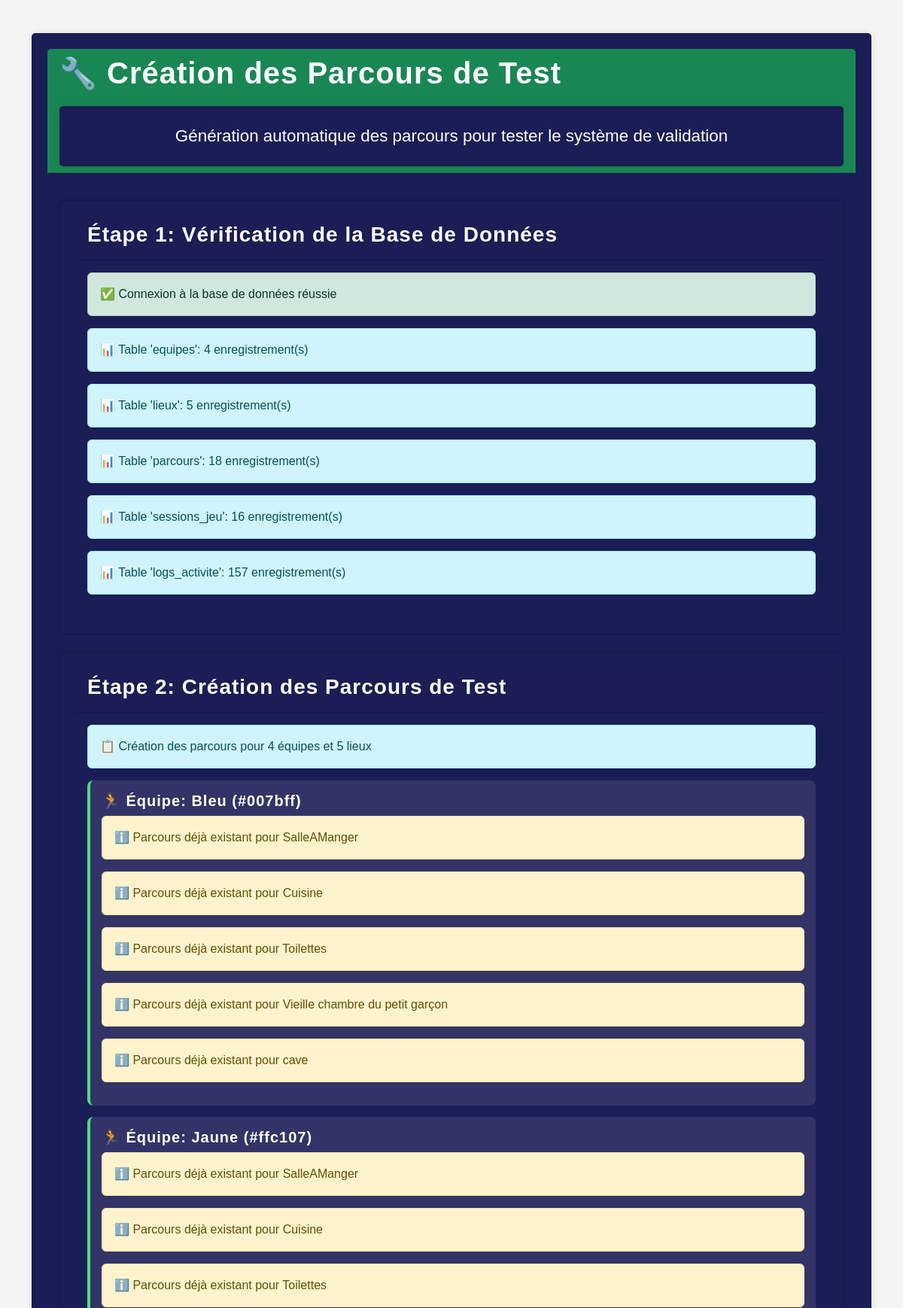
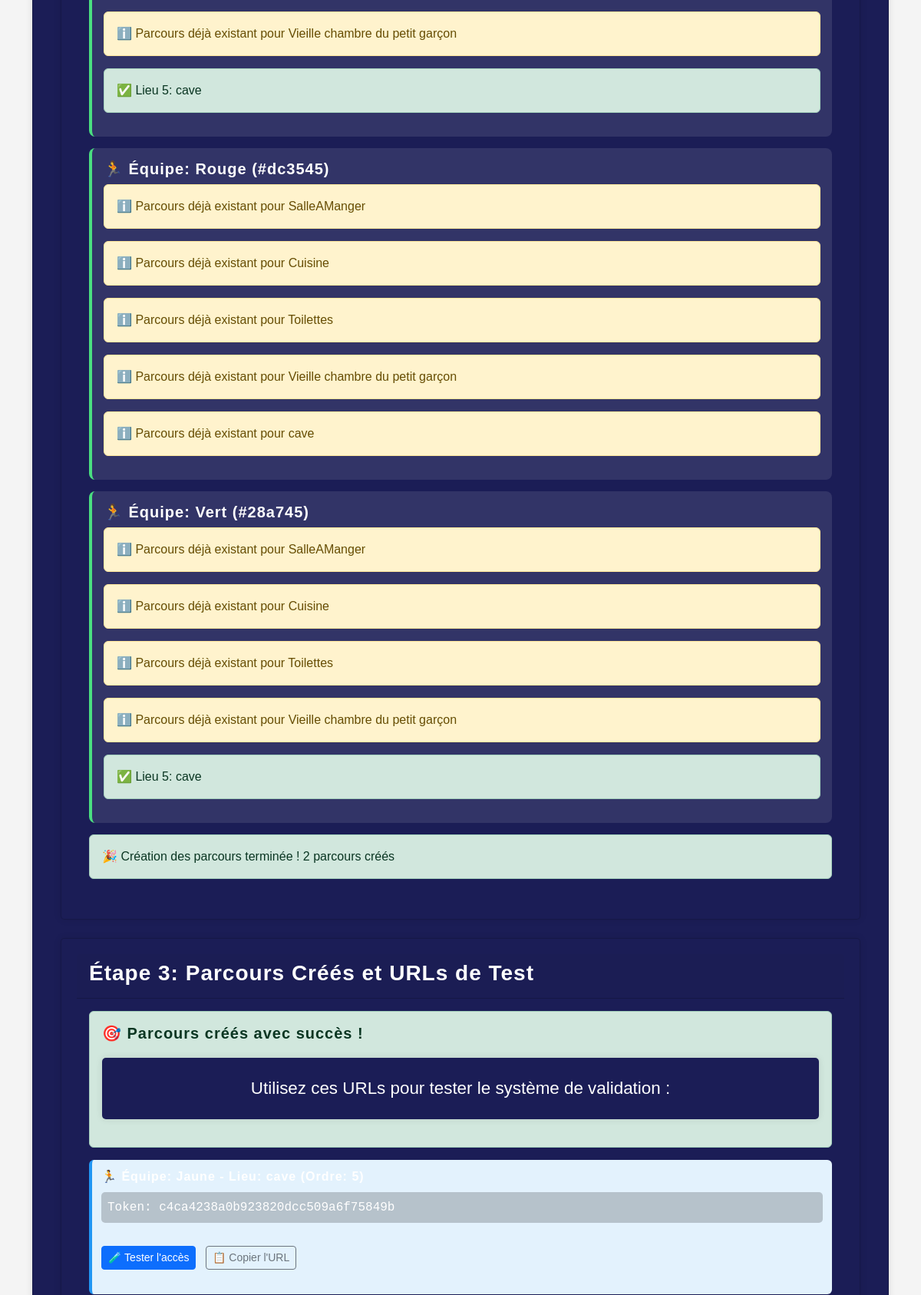
/scripts/create_test_parcours.php (upper part), run on the app's committed database (2 pictures, top to bottom).
### tables this page shows
CREATE TABLE `equipes` (
  `id` int NOT NULL AUTO_INCREMENT,
  `nom` varchar(50) NOT NULL,
  `couleur` varchar(20) NOT NULL,
  `mot_de_passe` varchar(255) NOT NULL,
  `statut` enum('active','inactive','terminee') DEFAULT 'active',
  `temps_total` int DEFAULT '0' COMMENT 'Temps total en secondes',
  `score` int DEFAULT '0',
  `created_at` timestamp NULL DEFAULT CURRENT_TIMESTAMP,
  `updated_at` timestamp NULL DEFAULT CURRENT_TIMESTAMP ON UPDATE CURRENT_TIMESTAMP,
  PRIMARY KEY (`id`),
  UNIQUE KEY `nom` (`nom`),
  KEY `idx_nom` (`nom`),
  KEY `idx_statut` (`statut`)
);

CREATE TABLE `lieux` (
  `id` int NOT NULL AUTO_INCREMENT,
  `nom` varchar(100) NOT NULL,
  `slug` varchar(100) NOT NULL COMMENT 'URL friendly',
  `description` text,
  `ordre` int DEFAULT '0' COMMENT 'Ordre dans le parcours',
  `temps_limite` int DEFAULT '300' COMMENT 'Temps limite en secondes',
  `enigme_requise` tinyint(1) DEFAULT '0',
  `statut` enum('actif','inactif') DEFAULT 'actif',
  `created_at` timestamp NULL DEFAULT CURRENT_TIMESTAMP,
  `updated_at` timestamp NULL DEFAULT CURRENT_TIMESTAMP ON UPDATE CURRENT_TIMESTAMP,
  `reponse_enigme` varchar(10) DEFAULT 'B' COMMENT 'Réponse correcte de l''énigme (A, B, C, D)',
  `enigme_texte` text COMMENT 'Texte de l''énigme',
  `options_enigme` json DEFAULT NULL COMMENT 'Options de réponse de l''énigme',
  `enigme_id` int DEFAULT NULL,
  `delai_indice` int DEFAULT '6' COMMENT 'Délai en minutes avant disponibilité de l''indice',
  PRIMARY KEY (`id`),
  UNIQUE KEY `nom` (`nom`),
  UNIQUE KEY `slug` (`slug`),
  KEY `idx_slug` (`slug`),
  KEY `idx_ordre` (`ordre`),
  KEY `idx_statut` (`statut`)
);

### config/env.php (called while the page is built, shortened)
<?php
function env($key, $default = null) {
    return $_ENV[$key] ?? $default;
}

### scripts/create_test_parcours.php (the view, shortened to what this page needs)
<?php
require_once '../config/connexion.php';
$siteUrl = env('URL_SITE', 'http://127.0.0.1:8888');
?>
<!DOCTYPE html>
<html lang="fr">
<head>
    <link href="https://cdn.jsdelivr.net/npm/bootstrap@5.3.0/dist/css/bootstrap.min.css" rel="stylesheet">
    <link rel="stylesheet" href="../styles/style.css">
</head>
<body>
    <div class="container mt-4">
        <div class="row">
            <div class="col-12">
                <div class="card">
                    <div class="card-header bg-success text-white">
                        <h1>🔧 Création des Parcours de Test</h1>
                        <p class="mb-0">Génération automatique des parcours pour tester le système de validation</p>
                    </div>
                    <div class="card-body">
                        <div class="card mb-4">
                            <div class="card-header">
                                <h3>Étape 1: Vérification de la Base de Données</h3>
                            </div>
                            <div class="card-body">
                                <?php
                                try {
                                    $pdo->query("SELECT 1");
                                    echo "<div class='alert alert-success'>✅ Connexion à la base de données réussie</div>";
                                    $tables = ['equipes', 'lieux', 'parcours', 'sessions_jeu', 'logs_activite'];
                                    foreach ($tables as $table) {
                                        try {
                                            $stmt = $pdo->query("SELECT COUNT(*) FROM $table");
                                            $count = $stmt->fetchColumn();
                                            echo "<div class='alert alert-info'>📊 Table '$table': $count enregistrement(s)</div>";
                                        } catch (Exception $e) {
                                            consoleLog("❌ Table '$table': Erreur - " . $e->getMessage(), 'error');
                                            echo "<div class='alert alert-danger'>❌ Table '$table': Erreur - " . $e->getMessage() . "</div>";
                                        }
                                    }
                                } catch (Exception $e) {
                                    consoleLog("❌ Erreur de connexion: " . $e->getMessage(), 'error');
                                    echo "<div class='alert alert-danger'>❌ Erreur de connexion: " . $e->getMessage() . "</div>";
                                    exit();
                                }
                                ?>
                            </div>
                        </div>
                        <div class="card mb-4">
                            <div class="card-header">
                                <h3>Étape 2: Création des Parcours de Test</h3>
                            </div>
                            <div class="card-body">
                                <?php
                                try {
                                    $stmt = $pdo->query("SELECT * FROM equipes ORDER BY nom");
                                    $equipes = $stmt->fetchAll(PDO::FETCH_ASSOC);
                                    $stmt = $pdo->query("SELECT * FROM lieux ORDER BY ordre LIMIT 5");
                                    $lieux = $stmt->fetchAll(PDO::FETCH_ASSOC);
                                    echo "<div class='alert alert-info'>📋 Création des parcours pour " . count($equipes) . " équipes et " . count($lieux) . " lieux</div>";
                                    $parcours_crees = [];
                                    $total_parcours_crees = 0;
                                    foreach ($equipes as $equipe) {
                                        echo "<div class='parcours-item'>";
                                        echo "<h5>🏃 Équipe: " . htmlspecialchars($equipe['nom']) . " (" . htmlspecialchars($equipe['couleur']) . ")</h5>";
                                        $ordre = 1;
                                        foreach ($lieux as $lieu) {
                                            $stmt = $pdo->prepare("
                                                SELECT id FROM parcours
                                                WHERE equipe_id = ? AND lieu_id = ?
                                            ");
                                            $stmt->execute([$equipe['id'], $lieu['id']]);
                                            if (!$stmt->fetch()) {
                                                $token = bin2hex(random_bytes(16));
                                                $stmt = $pdo->prepare("
                                                    INSERT INTO parcours (equipe_id, lieu_id, ordre_visite, token_acces, statut)
                                                    VALUES (?, ?, ?, ?, 'en_attente')
                                                ");
                                                if ($stmt->execute([$equipe['id'], $lieu['id'], $ordre, $token])) {
                                                    echo "<div class='alert alert-success'>✅ Lieu " . $ordre . ": " . htmlspecialchars($lieu['nom']) . "</div>";
                                                    $parcours_crees[] = [
                                                        'equipe' => $equipe['nom'],
                                                        'lieu' => $lieu['slug'],
                                                        'token' => $token,
                                                        'ordre' => $ordre
                                                    ];
                                                    $total_parcours_crees++;
                                                } else {
                                                    consoleLog("    ❌ Erreur création parcours", 'error');
                                                    echo "<div class='alert alert-danger'>❌ Erreur création parcours pour " . htmlspecialchars($lieu['nom']) . "</div>";
                                                }
                                            } else {
                                                echo "<div class='alert alert-warning'>ℹ️ Parcours déjà existant pour " . htmlspecialchars($lieu['nom']) . "</div>";
                                            }
                                            $ordre++;
                                        }
                                        echo "</div>";
                                    }
                                    echo "<div class='alert alert-success'>🎉 Création des parcours terminée ! $total_parcours_crees parcours créés</div>";
                                } catch (Exception $e) {
                                    consoleLog("❌ Erreur lors de la création des parcours: " . $e->getMessage(), 'error');
                                    echo "<div class='alert alert-danger'>❌ Erreur lors de la création des parcours: " . $e->getMessage() . "</div>";
                                }
                                ?>
                            </div>
                        </div>
                        <div class="card mb-4">
                            <div class="card-header">
                                <h3>Étape 3: Parcours Créés et URLs de Test</h3>
                            </div>
                            <div class="card-body">
                                <?php if (!empty($parcours_crees)): ?>
                                    <div class="alert alert-success">
                                        <h5>🎯 Parcours créés avec succès !</h5>
                                        <p>Utilisez ces URLs pour tester le système de validation :</p>
                                    </div>
                                    <?php foreach ($parcours_crees as $parcour): ?>
                                        <div class='url-test'>
                                            <h6>🏃 Équipe: <?php echo htmlspecialchars($parcour['equipe']); ?> - Lieu: <?php echo htmlspecialchars($parcour['lieu']); ?> (Ordre: <?php echo $parcour['ordre']; ?>)</h6>
                                            <div class='token-display'>Token: <?php echo $parcour['token']; ?></div>
                                            <div class='mt-2'>
                                                <a href='<?php echo $siteUrl; ?>/lieux/access.php?token=<?php echo $parcour['token']; ?>&lieu=<?php echo $parcour['lieu']; ?>' target='_blank' class='btn btn-primary btn-sm'>🧪 Tester l'accès</a>
                                                <button class='btn btn-outline-secondary btn-sm ms-2' onclick='copyToClipboard("<?php echo $siteUrl; ?>/lieux/access.php?token=<?php echo $parcour['token']; ?>&lieu=<?php echo $parcour['lieu']; ?>")'>📋 Copier l'URL</button>
                                            </div>
                                        </div>
                                    <?php endforeach; ?>
                                <?php else: ?>
                                    <div class="alert alert-warning">⚠️ Aucun parcours créé pour le moment</div>
                                <?php endif; ?>
                            </div>
                        </div>
                    </div>
                </div>
            </div>
        </div>
    </div>
</body>
</html>

### styles/style.css (style rules this page uses)
body { font-family: 'Space Grotesk', sans-serif; background-color: #f4f4f4; color: #333; margin: 0 0 100px 0; padding: 0; }
h1, h2, h3, h4, h5, h6 { font-family: 'Space Grotesk', sans-serif; font-weight: 700; letter-spacing: 1px; }
p , li { font-size: 1.4rem; line-height: 1.8; }
.container { overflow: hidden; }
.intro h2, p { background-color: #1B1D56; text-align: center; color: white; padding: 20px; margin: 20px 0; border-radius: 5px; box-shadow: 0 0 10px rgba(0,0,0,0.1); }
button { margin: 20px auto; background-color: #d6ae00; color :#1B1D56; padding: 15px 30px; border: none; border-radius: 5px; cursor: pointer; font-size: 1.2rem; transition: background-color 0.3s, color 0.3s; }
.card { background: #1B1D56; color: white; padding: 20px; border-radius: 5px; box-shadow: 0 0 10px rgba(0,0,0,0.1); margin: 20px 0; }
.commencer h2, p { background: #1B1D56; color: white; text-align: center; padding: 20px; margin: 20px 0; border-radius: 5px; }

### scripts/create_test_parcours.php (style rules this page uses)
.parcours-item { background: rgba(255,255,255,0.1); padding: 15px; border-radius: 8px; margin-bottom: 15px; border-left: 4px solid #4ade80; }
.token-display { background: rgba(0,0,0,0.2); padding: 8px; border-radius: 5px; font-family: monospace; word-break: break-all; margin: 10px 0; }
.url-test { background: #e3f2fd; padding: 12px; border-radius: 6px; margin: 8px 0; border-left: 4px solid #2196f3; }

### data on the page
equipes: nom "Bleu", couleur "#007bff"
lieux: nom "SalleAManger"
lieux: nom "Cuisine"
lieux: nom "Toilettes"
lieux: nom "Vieille chambre du petit garçon"
lieux: nom "cave"
equipes: nom "Jaune", couleur "#ffc107"
equipes: nom "Rouge", couleur "#dc3545"
equipes: nom "Vert", couleur "#28a745"

### other printed values
$table "equipes"
$count "4"
$table "lieux"
$count "5"
$table "parcours"
$count "18"
$table "sessions_jeu"
$count "16"
$table "logs_activite"
$count "157"
count($equipes) "4"
count($lieux) "5"
$total_parcours_crees "2"
$parcour['token'] "c4ca4238a0b923820dcc509a6f75849b"
